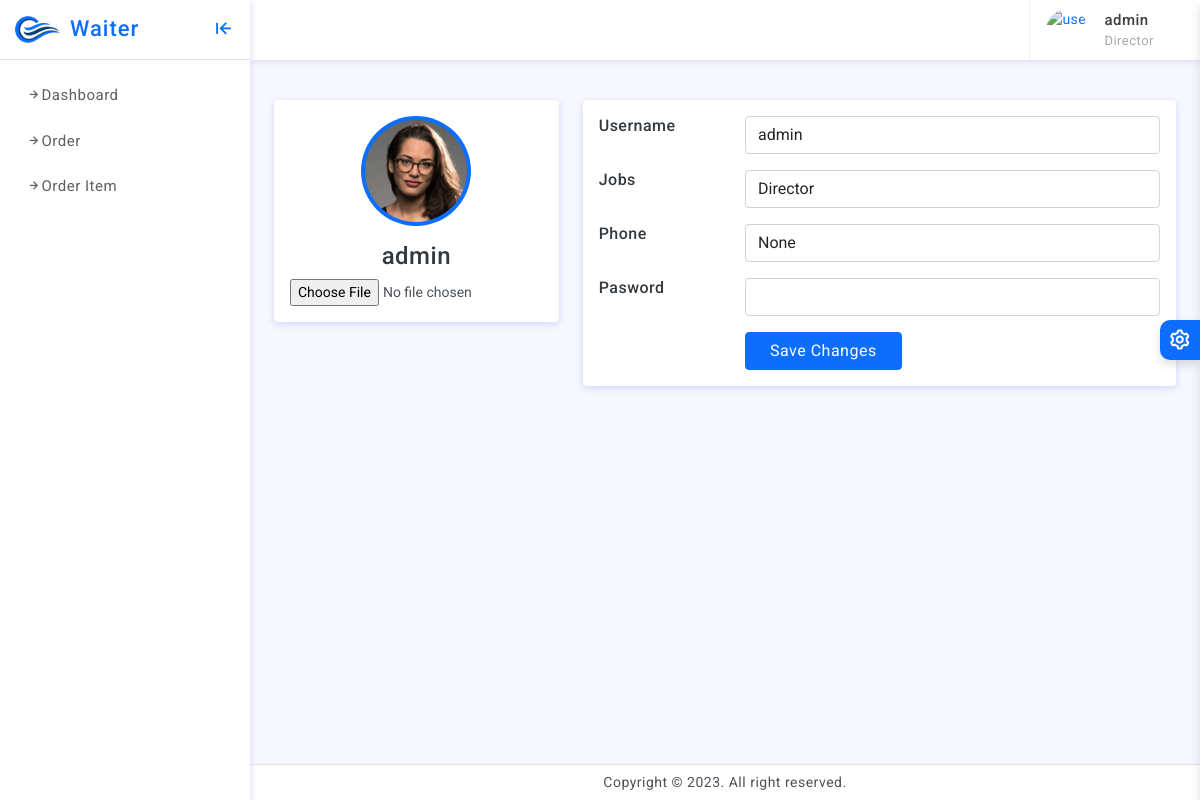
The page /waiter/profile (signed in) on the database as committed earlier.
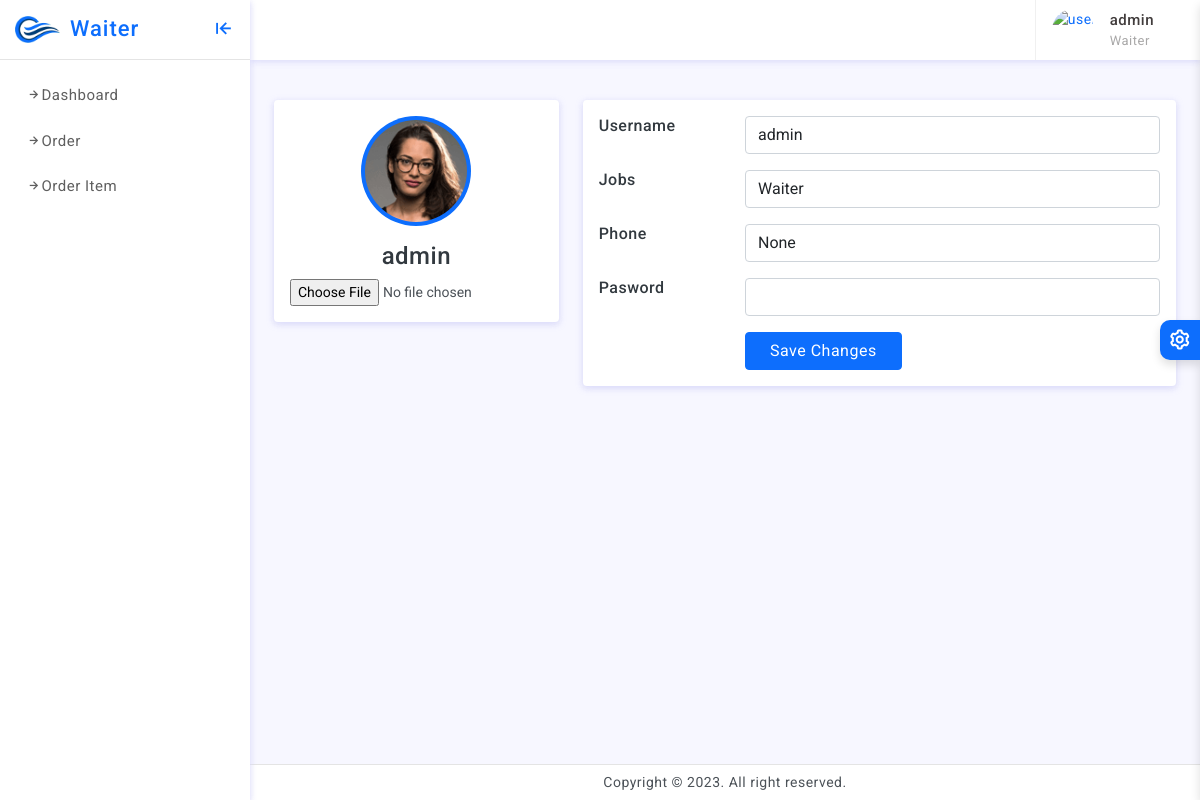
The same page on the database as committed later.
### main/models.py (models this page shows)
class User(AbstractUser):
    status = (
        (1, "Director"), # Abduxoliq
        (2, "Cooker"), # Abduxoliq
        (3, "Waiter"),
        (4, "manager"), # Abduxoliq
        (5, "call center")
    )
    type = models.IntegerField(choices=status, default=1)
    number = models.BigIntegerField(null=True, blank=True)
    image = models.ImageField(upload_to='user', null=True, blank=True)

### main/waiter/views.py (the view, shortened to what this page needs)
# urls.py: path('profile', profile, name='cooker_profile'),
@login_required(login_url='sign-in')
def profile(request):
    user = request.user
    context = {
        'user': user,
    }
    return render(request, 'waiter/profile.html', context)

### template/waiter/profile.html (shortened to what this page needs)
{% extends 'waiter/base.html'%}
{% load static %}
{% block content %}
<div class="page-content">
	<div class="row mt-3 mb-3">
	   <div class="col-12 col-lg-12">
		   <form action="{% url 'director_profile' %}" method="post" enctype="multipart/form-data">
			   <div class="row">
					<div class="col-lg-4">
						<div class="card">
							<div class="card-body">
								<div class="d-flex flex-column align-items-center text-center">
									{%if user.image%}
									<img src="{{user.image.url}}" alt="Admin"  width="160px" height="175px" class="rounded-circle p-1 bg-primary" width="110">
									{%else%}
									<img src="{% static 'assets/images/avatars/avatar-2.png'%}" alt="Admin" class="rounded-circle p-1 bg-primary" width="110">
									{%endif%}
									<div class="mt-3">
										<h4>{{user.username}}</h4>
										<input name="image" type="file" class="col-12" class="form-control" >
									</div>
								</div>
							</div>
						</div>
					</div>
					<div class="col-lg-8">
						<div class="card">
							<div class="card-body">
								<div class="row mb-3">
									<div class="col-sm-3">
										<h6 class="mb-0">Username</h6>
									</div>
									<div class="col-sm-9 text-secondary">
										<input type="text" name="username" class="form-control" value="{{user.username}}">
									</div>
								</div>
								<div class="row mb-3">
									<div class="col-sm-3">
										<h6 class="mb-0">Jobs</h6>
									</div>
									<div class="col-sm-9 text-secondary ">
										<select name="type" class="form-control " aria-label="Default select example">
											<option value="{{user.type}}">{{user.get_type_display}}</option>
										</select>
									</div>
								</div>
								<div class="row mb-3">
									<div class="col-sm-3">
										<h6 class="mb-0">Phone</h6>
									</div>
									<div class="col-sm-9 text-secondary">
										<input type="text" name="number" class="form-control" value="{{user.number}}">
									</div>
								</div>
								<div class="row mb-3">
									<div class="col-sm-3">
										<h6 class="mb-0">Pasword</h6>
									</div>
									<div class="col-sm-9 text-secondary">
										<input type="password" name="password" class="form-control">
									</div>
								</div>
								<div class="row">
									<div class="col-sm-3"></div>
									<div class="col-sm-9 text-secondary">
										<input type="submit" class="btn btn-primary px-4" value="Save Changes">
									</div>
								</div>
							</div>
						</div>
					</div>
				</div>
			</form>
	   </div>
	</div>
</div>
{% endblock content %}

### template/waiter/base.html (shortened to what this page needs)
{%load static %}
<!Doctype html>
<html lang="en">
<head>
	<link href="{% static 'assets/plugins/vectormap/jquery-jvectormap-2.0.2.css'%}" rel="stylesheet"/>
	<link href="{% static 'assets/plugins/simplebar/css/simplebar.css'%}" rel="stylesheet" />
	<link href="{% static 'assets/plugins/perfect-scrollbar/css/perfect-scrollbar.css'%}" rel="stylesheet" />
	<link href="{% static 'assets/plugins/metismenu/css/metisMenu.min.css'%}" rel="stylesheet" />
	<link href="{% static 'assets/css/pace.min.css'%}" rel="stylesheet" />
	<link href="{% static 'assets/css/bootstrap.min.css'%}" rel="stylesheet">
	<link href="{% static 'assets/css/app.css'%}" rel="stylesheet">
	<link href="{% static 'assets/css/icons.css'%}" rel="stylesheet">
	<link  rel="stylesheet" href="{% static 'assets/css/dark-theme.css'%}" />
	<link  rel="stylesheet" href="{% static 'assets/css/semi-dark.css'%}" />
	<link  rel="stylesheet" href="{% static 'assets/css/header-colors.css'%}" />
</head>
<body>
	<div class="wrapper">
		<div class="sidebar-wrapper" data-simplebar="true">
			<div class="sidebar-header">
				<div>
					<img src="{% static 'assets/images/logo-icon.png' %}" class="logo-icon" alt="logo icon">
				</div>
				<div>
					<h4 class="logo-text">Waiter</h4>
				</div>
				<div class="toggle-icon ms-auto"><i class='bx bx-arrow-to-left'></i>
				</div>
			</div>
			<ul class="metismenu" id="menu">
				<li> <a href="{% url 'waiter_index' %}"><i class="bx bx-right-arrow-alt"></i>Dashboard</a>
				</li>
				<li> <a href="{% url 'order' %}"><i class="bx bx-right-arrow-alt"></i>Order</a></li>
				<li> <a href="{% url 'order_item' %}"><i class="bx bx-right-arrow-alt"></i>Order Item </a></li>
			</ul>
		</div>
		<header>
			<div class="topbar d-flex align-items-center">
				<nav class="navbar navbar-expand">
					<div class="user-box dropdown">
						<a class="d-flex align-items-center nav-link dropdown-toggle dropdown-toggle-nocaret" href="#" role="button" data-bs-toggle="dropdown" aria-expanded="false">
							{% if user.image%}
							<img src="{{user.image.url}}" class="user-img" alt="user avatar">
							{% else %}
							<img src="" class="user-img" alt="user avatar">
							{% endif%}
							<div class="user-info ps-3">
								<p class="user-name mb-0">{{user.username}}</p>
								<p class="designattion mb-0">{{user.get_type_display}}</p>
							</div>
						</a>
					</div>
				</nav>
			</div>
		</header>
		<div class="page-wrapper">
			{% block content %}
		{% endblock content %}
		</div>
		<footer class="page-footer">
			<p class="mb-0">Copyright © 2023. All right reserved.</p>
		</footer>
	</div>
	<div class="switcher-wrapper">
		<div class="switcher-btn"> <i class='bx bx-cog bx-spin'></i>
		</div>
	</div>
</body>
</html>

### static/assets/css/app.css (style rules this page uses)
body { font-size: 14px; color: #4c5258; letter-spacing: .5px; background: #f7f7ff; overflow-x: hidden; font-family: Roboto, sans-serif }
a { text-decoration: none }
.wrapper { width: 100%; position: relative }
.sidebar-wrapper { width: 250px; height: 100%; position: fixed; top: 0; bottom: 0; left: 0; background: #fff; border-right: 0 solid #e4e4e4; z-index: 11; box-shadow: 0 2px 6px 0 rgb(218 218 253 / 65%), 0 2px 6px 0 rgb(206 206 238 / 54%)!important; transition: all .2s ease-out }
.sidebar-header { width: 250px; height: 60px; display: flex; align-items: center; position: fixed; top: 0; bottom: 0; padding: 0 15px; z-index: 5; background: #fff; background-clip: padding-box; border-bottom: 1px solid #e4e4e4 }
.logo-icon { width: 45px }
.logo-text { font-size: 22px; margin-left: 10px; margin-bottom: 0; letter-spacing: 1px; color: #0d6efd }
.toggle-icon { font-size: 22px; cursor: pointer; color: #0d6efd }
.topbar { position: fixed; top: 0; left: 250px; right: 0; height: 60px; background: #fff; border-bottom: 1px solid rgb(228 228 228 / 0%); z-index: 10; -webkit-box-shadow: 0 2px 6px 0 rgb(218 218 253 / 65%), 0 0px 6px 0 rgb(206 206 238 / 54%); box-shadow: 0 2px 6px 0 rgb(218 218 253 / 65%), 0 0px 6px 0 rgb(206 206 238 / 54%); }
.topbar .navbar { width: 100%; height: 60px; padding-left: 30px; padding-right: 30px }
.page-wrapper { height: 100%; margin-top: 60px; margin-bottom: 30px; margin-left: 250px }
.page-content { padding: 1.5rem 1.5rem 0.7rem 1.5rem }
.page-footer { background: #fff; left: 250px; right: 0; bottom: 0; position: fixed; text-align: center; padding: 7px; font-size: 14px; border-top: 1px solid #e4e4e4; z-index: 3 }
.sidebar-wrapper ul { padding: 0; margin: 0; list-style: none; background: 0 0 }
.sidebar-wrapper .metismenu { background: 0 0; display: -webkit-box; display: -ms-flexbox; display: flex; padding: 10px; margin-top: 60px; -webkit-box-orient: vertical; -webkit-box-direction: normal; -ms-flex-direction: column; flex-direction: column }
.sidebar-wrapper .metismenu li+li { margin-top: 5px }
.sidebar-wrapper .metismenu li:first-child { margin-top: 5px }
.sidebar-wrapper .metismenu li:last-child { margin-bottom: 5px }
.sidebar-wrapper .metismenu>li { display: -webkit-box; display: -ms-flexbox; display: flex; -webkit-box-orient: vertical; -webkit-box-direction: normal; -ms-flex-direction: column; flex-direction: column; position: relative }
.sidebar-wrapper .metismenu a { position: relative; display: flex; align-items: center; justify-content: left; padding: 8px 15px; font-size: 15px; color: #5f5f5f; outline-width: 0; text-overflow: ellipsis; overflow: hidden; letter-spacing: .5px; border: 1px solid #ffffff00; transition: all .3s ease-out }
input::placeholder { color: #000!important; opacity: .3!important }
.dropdown-toggle-nocaret:after { display: none }
.user-img { width: 42px; height: 42px; border-radius: 50%; border: 0 solid #e5e5e5; padding: 0 }
.user-info .user-name { font-size: 15px; font-weight: 500; color: #413c3c }
.user-info .designattion { font-size: 13px; color: #a9a8a8 }
.user-box { display: flex; align-items: center; height: 60px; border-left: 1px solid #f0f0f0; margin-left: 1rem }
.switcher-wrapper { width: 280px; height: 100%; position: fixed; right: -280px; top: 0; bottom: 0; z-index: 16; background: #fff; border-left: 0 solid #d2d2d2; box-shadow: 0 .3rem .6rem rgba(0, 0, 0, .13); transition: all .2s ease-out }
.switcher-btn { width: 40px; height: 40px; line-height: 40px; font-size: 24px; background: #0d6efd; box-shadow: 0 .3rem .6rem rgba(0, 0, 0, .13); color: #fff; text-align: center; border-top-left-radius: 10px; border-bottom-left-radius: 10px; position: absolute; top: 40%; right: 100%; cursor: pointer }

Rows that differ between the two databases and show on the page:
changed User "admin": type "Director" → "Waiter"
